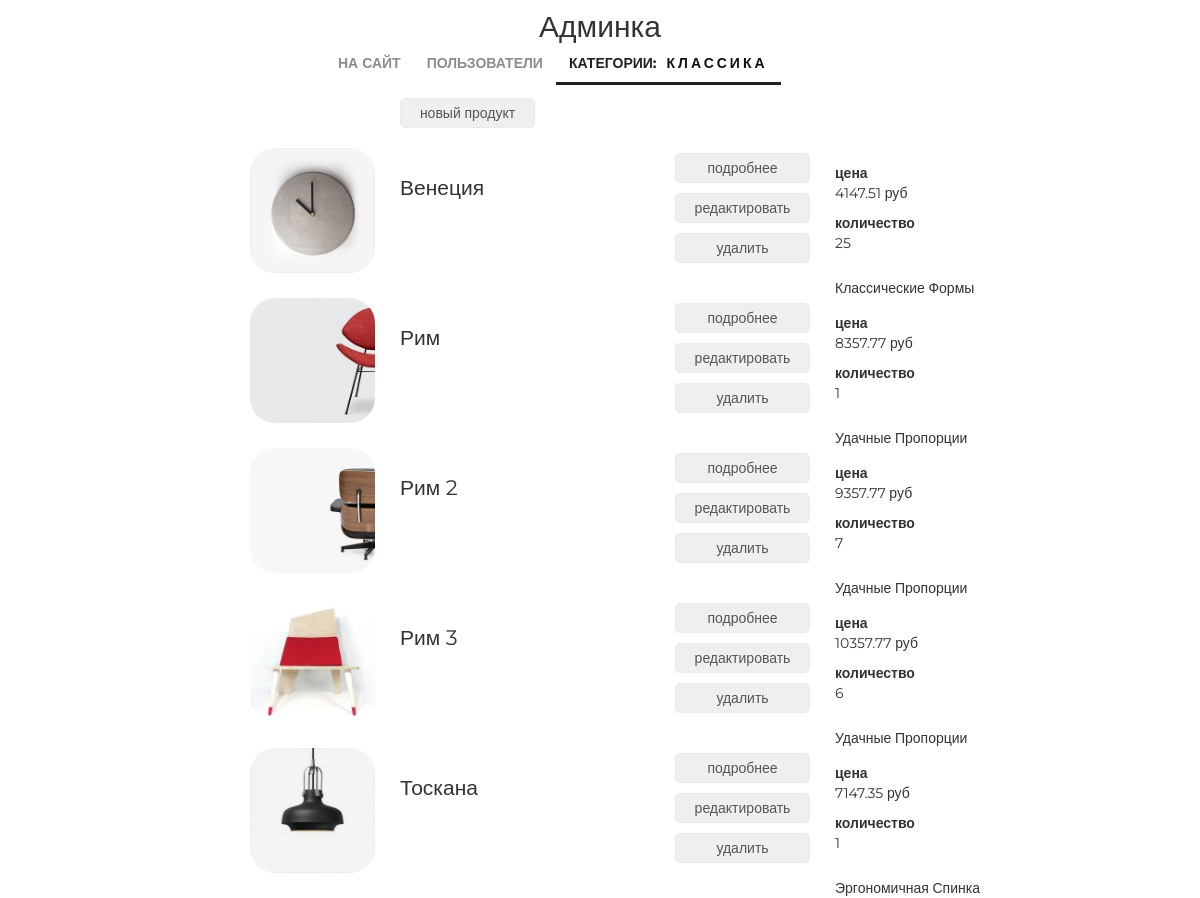
The page /admin/products/read/category/4/ (signed in) on the database its author committed.
### mainapp/models.py (models this page shows, shortened)
class ProductCategory(models.Model):
    name = models.CharField(verbose_name='название категории', max_length=64, unique=True)
    description = models.TextField(verbose_name='описание категории', blank=True)
    is_active = models.BooleanField(verbose_name='категория активна', default=True)

class Product(models.Model):
    category = models.ForeignKey(ProductCategory, on_delete=models.CASCADE)
    name = models.CharField(verbose_name='имя продукта', max_length=128)
    image = models.ImageField(upload_to='products_images', blank=True)
    short_desc = models.CharField(verbose_name='краткое описание продукта', max_length=60, blank=True)
    description = models.TextField(verbose_name='описание продукта', blank=True)
    price = models.DecimalField(verbose_name='цена продукта', max_digits=8, decimal_places=2, default=0)
    quantity = models.PositiveIntegerField(verbose_name='количество на складе', default=0)
    is_active = models.BooleanField(verbose_name='категория активна', default=True, db_index=True)

### adminapp/views.py (the view)
# urls.py: re_path(r'^products/create/category/(?P<pk>\d+)/$', adminapp.product_create, name='product_create'),
@user_passes_test(lambda u: u.is_superuser)
def products(request, pk):
    title = 'админка/продукт'
    category = get_object_or_404(ProductCategory, pk=pk)
    products_list = Product.objects.filter(category__pk=pk).order_by('name')
    content = {
        'title': title,
        'category': category,
        'objects': products_list,
    }
    return render(request, 'adminapp/products.html', content)

### adminapp/templatetags/my_tags.py (called while the page is built)
def media_folder_products(string):
    if not string:
        string = 'products_images/default.jpg'
    new_string = "{}{}".format(URL_PREFIX, string)
    return new_string

### mainapp/context_processors.py (called while the page is built)
def basket(request):
    print(f'context processor basket works')
    basket = []
    if request.user.is_authenticated:
        basket = Basket.objects.filter(user=request.user)
    return {
        'basket': basket,
    }

### adminapp/templates/adminapp/products.html
{% extends 'adminapp/base.html' %}
{% load static %}
{% load my_tags %}
{% block content %}
    <div class="products_list">
		<button class="new_product">
			<a href={% url 'admin:product_create' category.pk %}>новый продукт</a>
		</button>
		{% for object in objects %}
			<div class="product_record {% if not object.is_active %}not_active{% endif %}">
				<img src="{{ object.image|media_folder_products }}" alt="{{ object.name }}">
				<div class="product_name">
					{{ object.name|title }}
				</div>
				<div class="product_actions">
					<button>
						<a href={% url 'admin:product_read' object.pk %}>подробнее</a>
					</button>
					<button>
						<a href={% url 'admin:product_update' object.pk %}>редактировать</a>
					</button>
					<button>
						<a href={% url 'admin:product_delete' object.pk %}>удалить</a>
					</button>
				</div>
				<div class="summary">
					<b>цена</b>
					<p>{{ object.price }} руб</p>
					<b>количество</b>
					<p>{{ object.quantity }}</p>
				</div>
				<div class="product_desc">
					{{ object.short_desc|title }}
				</div>
			</div>
		{% endfor%}
	</div>
{% endblock %}

### adminapp/templates/adminapp/includes/inc_menu.html
<ul class="menu">
    <li><a href="{% url 'main' %}">на сайт</a></li>
    <li>
        <a href="{% url 'admin:users' %}" class="{% if request.resolver_match.url_name == 'users' %}active{% endif %}">
            пользователи
        </a>
    </li>
    <li>
        <a href="{% url 'admin:categories' %}"
        class="{% if request.resolver_match.url_name == 'categories' or category.name %}active{% endif %}">
            категории{% if category %}:<span>{{ category.name }}</span>{% endif %}
        </a>
    </li>
</ul>

### static/css/style.css (style rules this page uses)
* { margin: 0; padding: 0; }
body { font-family: 'Montserrat', sans-serif; }
html, body { height: 100%; }
.admin_container .menu span { margin-left: 10px; font-weight: bold; letter-spacing: 3px; color: #111; }
.products_list { margin-left: 250px; }
.products_list .new_product { margin-left: 150px; }
.products_list button { border: 1px solid #eaeaea; border-radius: 5px; height: 30px; margin: 5px auto; width: 135px; padding: 0 15px; }
.products_list a { color: #555; text-decoration: none; }
.product_record { height: 125px; margin: 15px auto; position: relative; }
.product_record .product_name { display: block; float: left; margin-top: 25px; margin-left: 25px; width: 250px; font-size: 150%; }
.product_record .product_actions { display: block; float: left; margin-top: 0px; margin-left: 25px; width: 135px; }
.product_record .product_desc { display: block; float: left; margin-top: 15px; margin-left: 25px; width: 350px; }
.product_record .summary { display: block; float: left; margin-top: 15px; margin-left: 25px; width: 100px; }
.product_record img { display: block; float: left; height: 125px; width: 125px; border-radius: 25px; }
.admin_menu ul.menu { display: block; float: none; width: 550px; height: 50px; margin: auto; color: #555; }
.menu { list-style-type: none; margin-top: 67px; float: right; }
.menu li { float: left; }
.menu a { color: #8c8c8c; font-size: 14px; font-weight: 700; text-align: right; text-transform: uppercase; text-decoration: none; padding: 10px 13px; }
.menu .active { color: #212121; font-weight: 700; border-bottom: 3px solid #212121; }

### rows shown on the page
ProductCategory: name "КЛАССИКА"
Product: image|media_folder_products (picture), name "Венеция", price "4147.51", quantity "25", short_desc "Классические Формы"
Product: image|media_folder_products (picture), name "Рим", price "8357.77", quantity "1", short_desc "Удачные Пропорции"
Product: image|media_folder_products (picture), name "Рим 2", price "9357.77", quantity "7", short_desc "Удачные Пропорции"
Product: image|media_folder_products (picture), name "Рим 3", price "10357.77", quantity "6", short_desc "Удачные Пропорции"
Product: image|media_folder_products (picture), name "Тоскана", price "7147.35", quantity "1", short_desc "Эргономичная Спинка"
